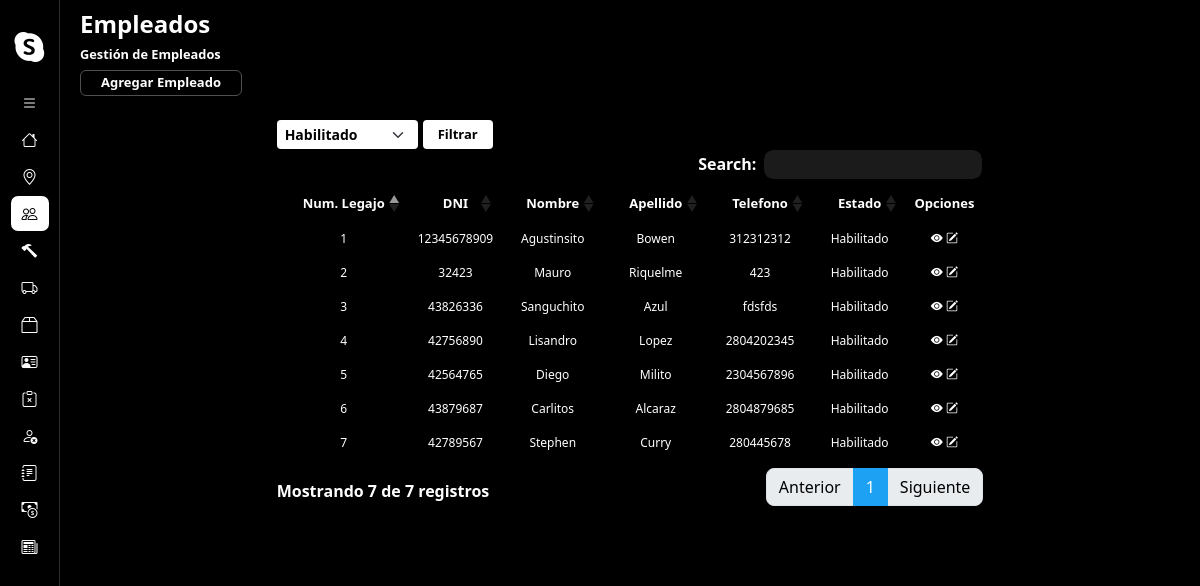
Page /gestionEmpleado/ on the committed database.
### core/models.py (models this page shows, shortened)
class Empleado(models.Model):
    numDNI = models.CharField(unique=True,max_length=10)
    nombre = models.CharField(max_length=50)
    apellido = models.CharField(max_length=50)
    telefono = models.CharField(max_length=10)
    email = models.EmailField(max_length=254)
    sueldo = models.IntegerField()
    localidad = models.ForeignKey(Localidad, on_delete=models.DO_NOTHING)
    activo = models.BooleanField(default=True)
    sueldo_basico = 58000
    objects = EmpleadoManager()
    habilitados = EmpleadoManager(True)
    deshabilitados = EmpleadoManager(False)
    def getEstado(self):
        if self.activo == True:
            return "Habilitado"
        else:
            return "Deshabilitado"

### core/views.py (the view)
# urls.py: path('gestionEmpleado/', gestionEmpleado.as_view(), name = 'gestionEmpleado'),
class gestionEmpleado(ListView):
    model = Empleado
    template_name = 'empleado/gestionEmpleados.html'
    context_object_name = 'empleados'
    def get_context_data(self, **kwargs):
        context = super().get_context_data(**kwargs)
        context['estados'] = ['Habilitado', 'Deshabilitado', 'Todos']
        estado = self.request.GET.get('estado', '')
        if estado == 'Habilitado' or not estado:
            context['empleados'] = Empleado.habilitados.all()
        elif estado == 'Deshabilitado':
            context['empleados'] = Empleado.deshabilitados.all()
        elif estado == 'Todos':
            context['empleados'] = Empleado.objects.all()
        return context

### core/models.py (called while the page is built)
    def get_queryset(self):
        qs = super().get_queryset()
        return qs.filter(activo=self.habilitado) if self.habilitado is not None else qs

### core/templates/empleado/gestionEmpleados.html (shortened to what this page needs)
{% extends 'layouts/baseGestion.html' %}
{% load static %}
{% block extracss %}{{block.super}}
<link href="{% static 'css/baseGestion.css' %}" rel="stylesheet" />
{% endblock %}
{% block title%}
    <h1>Empleados</h1>
    <h2>Gestión de Empleados</h2>
    <a href="{% url 'altaEmpleado' %}" class="btn-agregarEntidad">Agregar Empleado</a>
{% endblock %}
{% block listado%}
<div class="container contenedor-tabla-form">
    <div class="container contenedor-filtrados">
        <form method="GET" action="{% url 'gestionEmpleado' %}">
            <div class="contenedor-select-btn">
                <select name="estado" id="estado" class="form-select form-select-sm form-select-filter">
                    {% for option in estados %}
                        <option value="{{ option }}" {% if option == request.GET.estado %} selected {% endif %}>{{ option }}</option>
                    {% endfor %}
                </select>
                <button type="submit" class="btn-filtrar">Filtrar</button>
            </div>
        </form>
    </div>
    <div class="container contenedor-tabla">
        <table class="table table-striped table-dark">
            <thead>
                <tr>
                    <th scope="col">Num. Legajo</th>
                    <th scope="col">DNI</th>
                    <th scope="col">Nombre</th>
                    <th scope="col">Apellido</th>
                    <th scope="col">Telefono</th>
                    <th scope="col">Estado</th>
                    <th scope="col">Opciones</th>
                </tr>
            </thead>
            <tbody>
                {% for empleado in empleados %}
                    <tr class="fila-tabla">
                        <td scope="row">{{ empleado.pk }}</td>
                        <td scope="row">{{ empleado.numDNI }}</td>
                        <td scope="row">{{ empleado.nombre }}</td>
                        <td scope="row">{{ empleado.apellido }}</td>
                        <td scope="row">{{ empleado.telefono }}</td>
                        <td scope="row">{{ empleado.getEstado }}</td>
                        <td scope="row">
                            <button href="{% url 'detalleEmpleado' empleado.pk %}" class="opcion" type="button"
                                data-url="/gestionEmpleado/{{empleado.pk}}"
                                data-bs-toggle="offcanvas"
                                data-bs-target="#offcanvasExample"
                                aria-controls="offcanvasExample"><i class="bi bi-eye-fill"></i></button>
                            <a href="{% url 'modificarEmpleado' empleado.pk%}" class="opcion"><i class="bi bi-pencil-square"></i></i></a>
                        </td>
                    </tr>
                {% endfor %}
            </tbody>
        </table>
    </div>
</div>
{% endblock %}

### static/css/base.css (style rules this page uses)
* { margin: 0; padding: 0; box-sizing: border-box; }
body { background-color: #000; }

### static/css/baseGestion.css (style rules this page uses)
.seccion-cabecera > h1 { font-size: 1.5rem; font-weight: 700; }
.seccion-cabecera > h2 { font-size: 0.8rem; font-weight: 700; }
.table>tbody>tr:nth-child(odd)>td, .table>thead>tr:nth-child(odd)>th { background-color: #000; }
.table>tbody>tr:nth-child(even)>td, .table>tbody>tr:nth-child(even)>th { background-color: #000; }
.table.dataTable thead th { text-align: center; }
.table.dataTable tbody td { text-align: center; }
.table thead { font-size: 13px; }
.table tbody { font-size: 12px; }
.seccion-cabecera > a { color: #FFF; font-size: 13px; border-radius: 6px; text-decoration: none; font-weight: 700; border: 1px solid #505050; padding-inline: 20px; padding-block: 2px; background-color: #000; transition: background-color 0.1s ease-in-out; }
.opcion { background: none; border: none; color: #fff; }
.contenedor-tabla-form { width: auto; }
.contenedor-filtrados { padding-inline: 12px; }
.form-select-filter { width: auto !important; background-color: #fff !important; color: #000 !important; border: none !important; font-weight: 600 !important; }
.contenedor-select-btn { display: flex; gap: 5px; align-items: end; }
.btn-filtrar { background-color: #ffffff; color: #000; font-size: 13px; font-weight: 700; padding-inline: 15px; border-radius: 4px; border: none; transition: all .1s ease-in-out; height: 29px; }

### rows in the picture
Empleado: pk "1", numDNI "12345678909", nombre "Agustinsito", apellido "Bowen", telefono "312312312", getEstado "Habilitado"
Empleado: pk "2", numDNI "32423", nombre "Mauro", apellido "Riquelme", telefono "423", getEstado "Habilitado"
Empleado: pk "3", numDNI "43826336", nombre "Sanguchito", apellido "Azul", telefono "fdsfds", getEstado "Habilitado"
Empleado: pk "4", numDNI "42756890", nombre "Lisandro", apellido "Lopez", telefono "2804202345", getEstado "Habilitado"
Empleado: pk "5", numDNI "42564765", nombre "Diego", apellido "Milito", telefono "2304567896", getEstado "Habilitado"
Empleado: pk "6", numDNI "43879687", nombre "Carlitos", apellido "Alcaraz", telefono "2804879685", getEstado "Habilitado"
Empleado: pk "7", numDNI "42789567", nombre "Stephen", apellido "Curry", telefono "280445678", getEstado "Habilitado"

### other values in the picture
form field estado "Habilitado"
